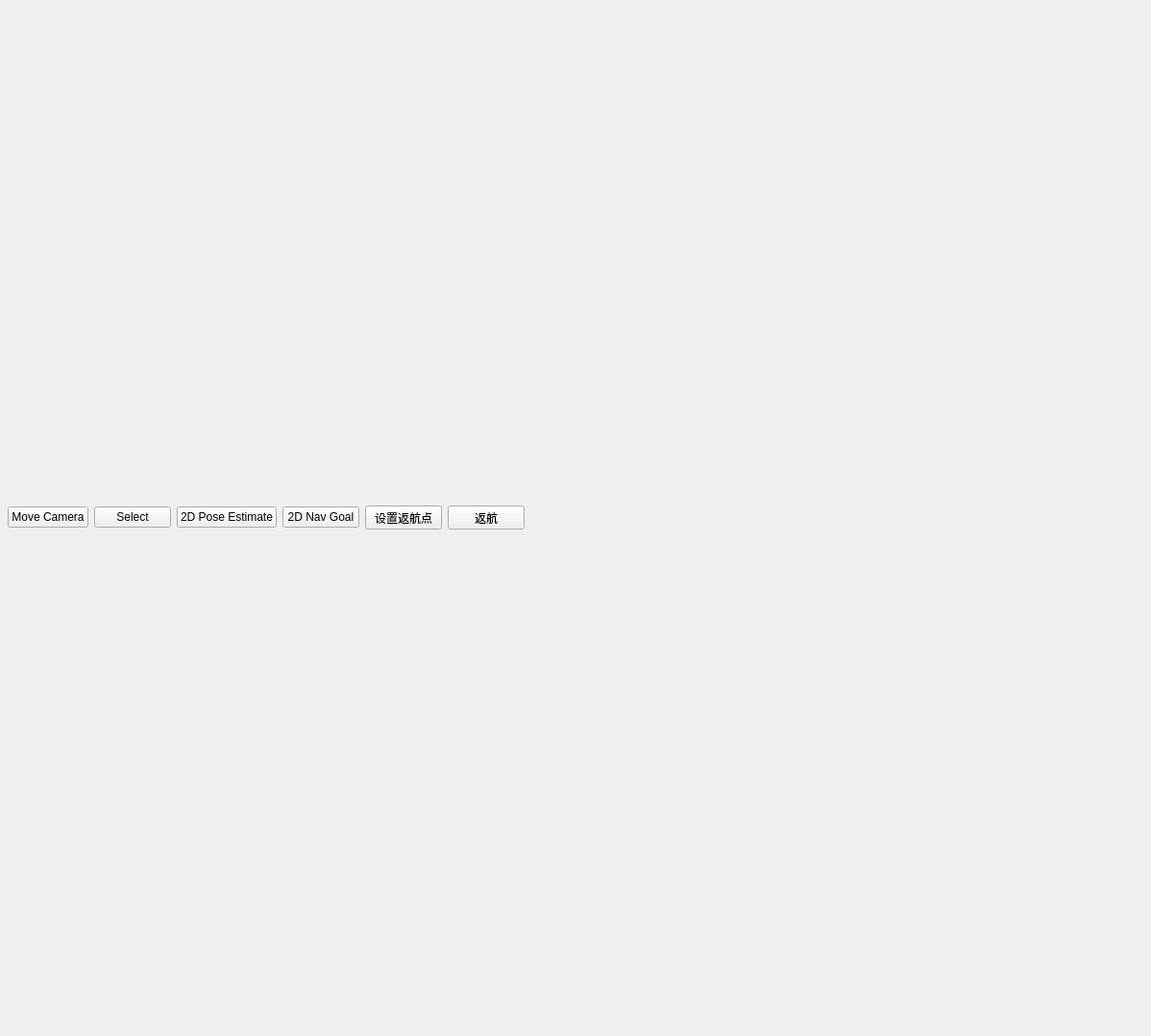
          <widget class="QWidget" name="tab_3">
           <attribute name="title">
            <string>rviz</string>
           </attribute>
           <widget class="QWidget" name="layoutWidget">
            <property name="geometry">
             <rect>
              <x>8</x>
              <y>8</y>
              <width>1181</width>
              <height>1061</height>
             </rect>
            </property>
            <layout class="QVBoxLayout" name="verticalLayout_14">
             <item>
              <layout class="QHBoxLayout" name="horizontalLayout_11">
               <item>
                <widget class="QPushButton" name="move_camera_btn">
                 <property name="text">
                  <string>Move Camera</string>
                 </property>
                 <property name="icon">
                  <iconset>
                   <normaloff>:/images/rotate_cam.svg</normaloff>:/images/rotate_cam.svg</iconset>
                 </property>
                </widget>
               </item>
               <item>
                <widget class="QPushButton" name="set_select_btn">
                 <property name="text">
                  <string>Select</string>
                 </property>
                 <property name="icon">
                  <iconset>
                   <normaloff>:/images/classes/Select.png</normaloff>:/images/classes/Select.png</iconset>
                 </property>
                </widget>
               </item>
               <item>
                <widget class="QPushButton" name="set_pos_btn">
                 <property name="maximumSize">
                  <size>
                   <width>16777215</width>
                   <height>16777215</height>
                  </size>
                 </property>
                 <property name="text">
                  <string>2D Pose Estimate</string>
                 </property>
                 <property name="icon">
                  <iconset>
                   <normaloff>:/images/classes/SetInitialPose.png</normaloff>:/images/classes/SetInitialPose.png</iconset>
                 </property>
                </widget>
               </item>
               <item>
                <widget class="QPushButton" name="set_goal_btn">
                 <property name="text">
                  <string>2D Nav Goal</string>
                 </property>
                 <property name="icon">
                  <iconset>
                   <normaloff>:/images/classes/SetGoal.png</normaloff>:/images/classes/SetGoal.png</iconset>
                 </property>
                </widget>
               </item>
               <item>
                <widget class="QPushButton" name="set_return_btn">
                 <property name="maximumSize">
                  <size>
                   <width>16777215</width>
                   <height>25</height>
                  </size>
                 </property>
                 <property name="text">
                  <string>设置返航点</string>
                 </property>
                 <property name="icon">
                  <iconset>
                   <normaloff>:/images/set_return.png</normaloff>:/images/set_return.png</iconset>
                 </property>
                </widget>
               </item>
               <item>
                <widget class="QPushButton" name="return_btn">
                 <property name="maximumSize">
                  <size>
                   <width>16777215</width>
                   <height>25</height>
                  </size>
                 </property>
                 <property name="text">
                  <string>返航</string>
                 </property>
                 <property name="icon">
                  <iconset>
                   <normaloff>:/images/return.png</normaloff>:/images/return.png</iconset>
                 </property>
                </widget>
               </item>
               <item>
                <spacer name="horizontalSpacer_2">
                 <property name="orientation">
                  <enum>Qt::Horizontal</enum>
                 </property>
                 <property name="sizeHint" stdset="0">
                  <size>
                   <width>40</width>
                   <height>20</height>
                  </size>
                 </property>
                </spacer>
               </item>
              </layout>
             </item>
             <item>
              <layout class="QVBoxLayout" name="verticalLayout_build_map"/>
             </item>
            </layout>
           </widget>
          </widget>
